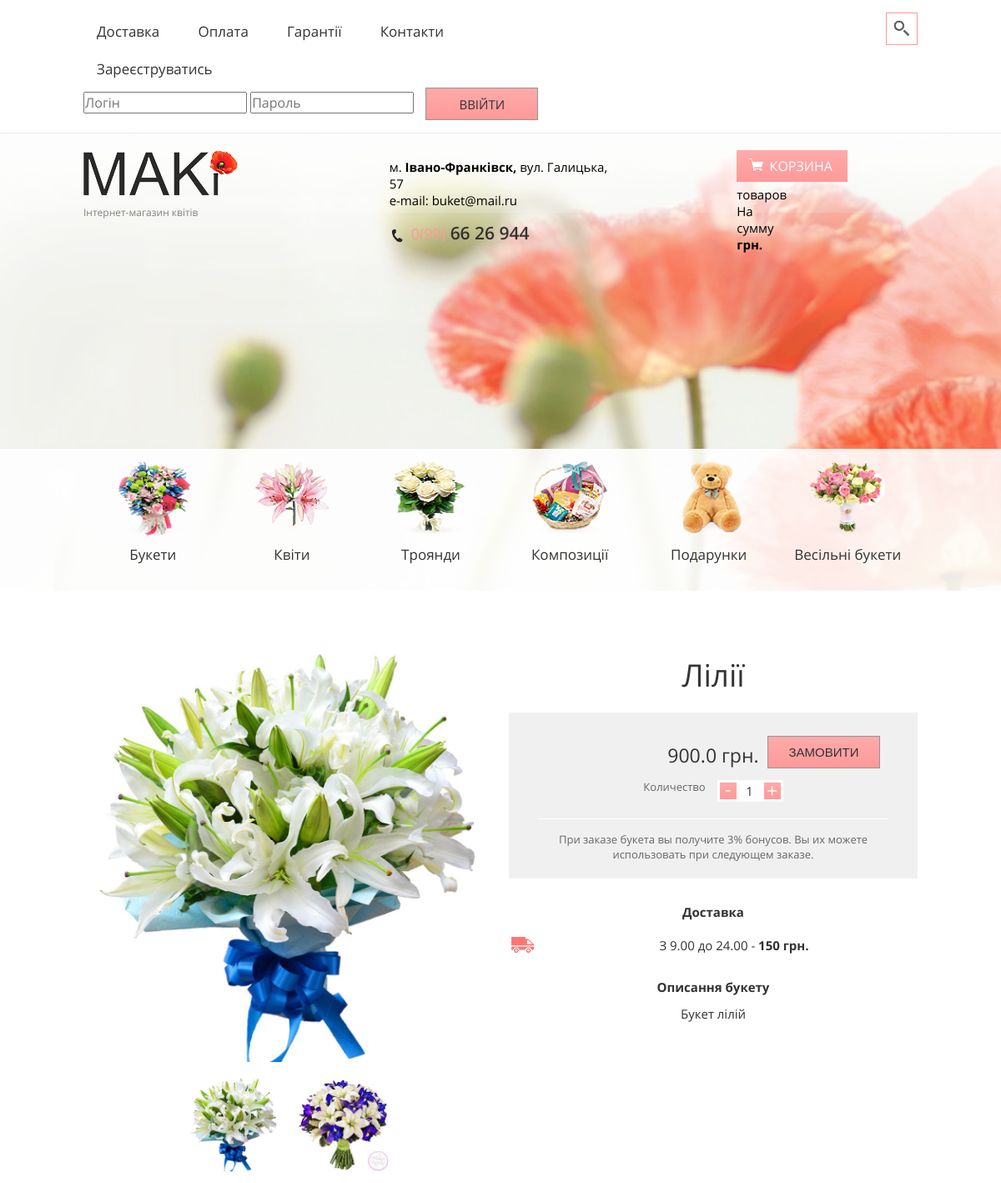
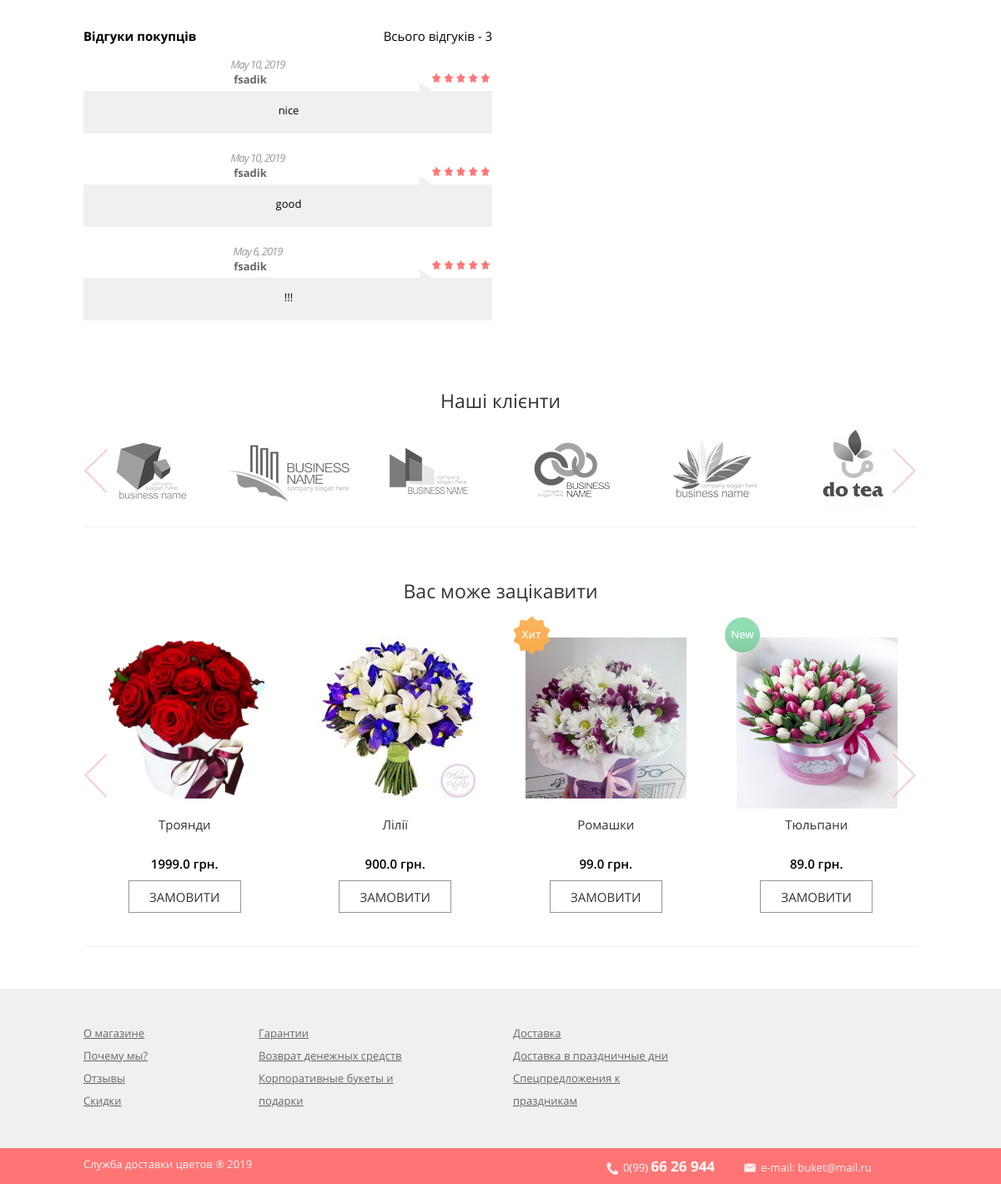
/2, run on the app's committed database (2 pictures, top to bottom).
### My_Projects/shop/models.py (models this page shows, shortened)
class Good(models.Model):
    name = models.CharField(max_length=120, null=False, blank=False, help_text='назва товару')
    price = models.FloatField(blank=False, null=False, default=0, help_text='ціна товару')
    quantity = models.IntegerField(default=0, help_text="кількість доступних одиниць")
    description = models.CharField(max_length=500, help_text='описання товару')
    category = models.CharField(max_length=1, choices=(('b', 'bouket'), ('g', 'gift'), ('c', 'composition')),
                                default='b')
    good_item = models.CharField(max_length=11,
                                 choices=(('item_hit', 'item_hit'),
                                          ('item_action', 'item_action'),
                                          ('item_new', 'item_new'),
                                          ('', '')),
                                 default='', blank=True)
    img_content = models.ImageField(upload_to='static/content/', help_text='картинка для переліку', default='')
    img1 = models.ImageField(upload_to='static/img/', help_text='перша картинка для відображення')
    img2 = models.ImageField(upload_to='static/img/',
                             help_text='ще одна картинка для відображення', blank=True, null=True)
    img3 = models.ImageField(upload_to='static/img/',
                             help_text='картинка для відображення', blank=True, null=True)
    def __str__(self):
        return self.name + " " + "(" + self.description + ")" + " за ціною " + str(self.price) + " грн"

class Reviews(models.Model):
    good = models.ForeignKey(Good, on_delete=models.CASCADE)
    user = models.ForeignKey(User, on_delete=models.CASCADE)
    text = models.CharField(max_length=250)
    rating = models.IntegerField(choices=((1, 1), (2, 2), (3, 3), (4, 4), (5, 5)), default=5)
    date = models.DateField(auto_now=True)
    class Meta:
        ordering = ['-date']

### My_Projects/shop/views.py (the view, shortened to what this page needs)
# urls.py: path('<int:pk>', views.details, name="detail"),
def details(request, pk):
    print(pk)
    quantity = 0
    total = 0
    context = {'good': Good.objects.get(id=pk),
               'top_reviews': Reviews.objects.filter(good_id=pk)[:5],
               'count_reviews': Reviews.objects.filter(good_id=pk),
               'top_goods': Good.objects.all()}
    print(context['top_goods'])
    try:
        context['reviews'] = Reviews.objects.get(good_id=pk)
    except:
        pass
    return render(request, "shop/detail.html", context)

### My_Projects/templates/shop/detail.html (shortened to what this page needs)
{% extends 'shop/base.html' %}
{% load static %}
{% block content %}
    <div class="about">
        <div class="wrapper clearfix">
            <div class="col_pull">
                <div class="col_x2">
                    <div class="about__gallery">
                        <div class="gallery__img">
                        </div>
                        <div class="img__sm_wrap">
                            <div class="gallery__img_sm">
                                <a href="{{ good.img1 }}" data-marker="1" data-alt="">
                                    <img src="{{ good.img1 }}" alt="bouquets details">
                                </a>
                            </div>
                            <div class="gallery__img_sm">
                                <a href="{{ good.img2 }}" data-marker="2" data-alt="">
                                    <img src="{{ good.img2 }}" alt="bouquets details">
                                </a>
                            </div>
                        </div>
                    </div>
                    <div class="comments_md">
                        <div class="comments__top clearfix">
                            <span class="comments__title">Відгуки покупців</span>
                            <span class="comments__quantity">Всього відгуків - {{ count_reviews.all.count}}</span>
                        </div>
                        {% for review in top_reviews %}
                            <div class="comments__item">
                                <div class="comment__header clearfix">
                                    <div class="stars_recall rating_1x rating_2x rating_3x rating_4x rating_5x"></div>
                                    <p class="comment__date">{{ review.date }}</p>
                                    <p class="comment__name">{{ review.user.username }}</p>
                                </div>
                                <div class="comment__text">{{ review.text }}</div>
                            </div>
                        {% endfor %}
                    </div>
                </div>
                <div class="col_x2">
                    <div class="order">
                        <p class="order__title">{{ good.name }}</p>
                        <div class="order__container">
                            <div class="order__main clearfix">
                                <form method="post" action="{% url 'shop:add_to_basket' good.id %}">
                                    <div class="order__price-container">
                                        <p class="order__price">{{ good.price }} грн.</p>
                                        <div class="order__quantity">
                                            <p class="order__quantity-text">Количество</p>
                                             <div class="order__quantity-container"><a href="#"
                                                                                  class="order__quantity-button order__minus">-</a>
                                            <input type="text" value="1" name="q"
                                                   maxlength="4" class="order__count"><a href="#"
                                                                                         class="order__quantity-button order__plus">+</a>
                                        </div>
                                        </div>
                                    </div>
                                    <div class="order__button-container">
                                        <button type="submit" class="btn_form order__quantity-button">Замовити</button>
                                    </div>
                                </form>
                            </div>
                            <div class="order__footer">При заказе букета вы получите 3% бонусов. Вы их
                                можете использовать при следующем заказе.
                            </div>
                        </div>
                    </div>
                    <div class="delivery">
                        <p class="delivery__title">Доставка</p>
                        <p class="delivery__item delivery__standart">З 9.00 до 24.00 - <span>150 грн.</span></p>
                    </div>
                    <div class="description">
                        <p class="description__title">Описання букету</p>
                        <p class="description__text">{{ good.description}}</p>
                    </div>
                </div>
            </div>
            <div class="clearfix"></div>
            <div class="partners__carousel">
                <div class="section__title carousel__title">Наші клієнти</div>
                <ul class="clearfix" id="partners">
                    <li>
                        <a href="#">
                            <img src="{% static 'home/img/../../shop/static/home/img/partners_logo1.png' %}" alt="">
                        </a>
                    </li>
                    <li>
                        <a href="#">
                            <img src="{% static 'home/img/../../shop/static/home/img/partners_logo2.png' %}" alt="">
                        </a>
                    </li>
                    <li>
                        <a href="#">
                            <img src="{% static 'home/img/../../shop/static/home/img/partners_logo3.png' %}" alt="">
                        </a>
                    </li>
                    <li>
                        <a href="#">
                            <img src="{% static 'home/img/../../shop/static/home/img/partners_logo4.png' %}" alt="">
                        </a>
                    </li>
                    <li>
                        <a href="#">
                            <img src="{% static 'home/img/../../shop/static/home/img/partners_logo5.png' %}" alt="">
                        </a>
                    </li>
                    <li>
                        <a href="#">
                            <img src="{% static 'home/img/../../shop/static/home/img/partners_logo6.jpg' %}" alt="">
                        </a>
                    </li>
                </ul>
            </div>
            <div class="product__carousel">
                <div class="section__title carousel__title">Вас може зацікавити</div>
                <ul class="clearfix" id="gallery">
                    {% for goods in top_goods %}
                        <li>
                            <div class="goods__item {{ goods.good_item }}">
                                <a href="{% url 'shop:detail' goods.id %}">
                                    <div class="goods__img">
                                        <img src="{{ goods.img_content.url }}" alt="gift">
                                    </div>
                                </a>
                                <a class="goods__name" href="{% url 'shop:detail' goods.id %}">{{ goods.name }}</a>
                                <p class="goods__price">{{ goods.price }} грн.</p>
                                <a href="{% url 'shop:add_to_basket' good.id %}?q=1" class="goods__btn">Замовити</a>
                            </div>
                        </li>
                    {% endfor %}
                </ul>
            </div>
{% endblock %}

### My_Projects/shop/static/home/css/styles.css (style rules this page uses)
main img { max-width: 100%; }

### data on the page
Good: img1 (picture), img2 (picture), name "Лілії", price "900.0", description "Букет лілій", img_content (picture)
Reviews: date "May 10, 2019", user.username "fsadik", text "nice"
Reviews: date "May 10, 2019", user.username "fsadik", text "good"
Reviews: date "May 6, 2019", user.username "fsadik", text "!!!"
Good: img_content (picture), name "Троянди", price "1999.0"
Good: img_content (picture), name "Ромашки", price "99.0"
Good: img_content (picture), name "Тюльпани", price "89.0"

### other printed values
{{ count_reviews.all.count }} "3"
